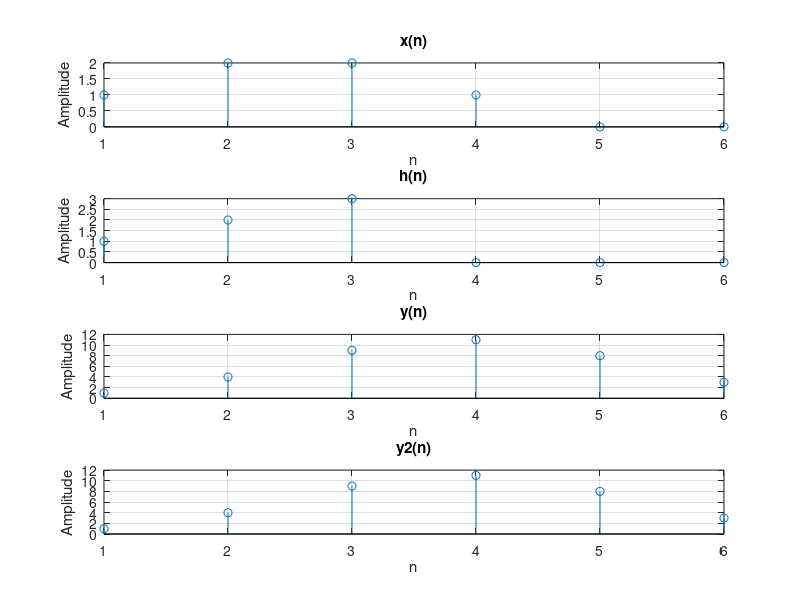

MATLAB code to generate this figure:
%% Title: Linear Convolution of discrete sequences
% Exp 2: To obtain the linear convolution of two finite length sequences

close all; clear, clc;
%x = input('Enter x(n): ');
%h = input('Enter h(n): ');
% x = [1,2,3,4,5];    
% h = [5,8,3,5,5,6];  
 x = [1,2,2,1] % input sequence
 h = [1,2,3]   % system response
m = length(x);
n = length(h);

% Pad Zeros to make length uniform
X = [x, zeros(1,n-1)];
H = [h, zeros(1,m-1)];
for i = 1:1:n+m-1
    Y(i)=0;
    for j =1:1:m
        if(i-j+1>0)
            Y(i)= Y(i)+X(j)*H(i-j+1);
        end
        
    end
end
Y
Y2 = conv(x,h)
subplot(4,1,1);
stem(X);
xlabel("n");
ylabel("Amplitude")
title("x(n)")
grid on;

subplot(4,1,2);
stem(H);
xlabel("n");
ylabel("Amplitude")
title("h(n)")
grid on;

subplot(4,1,3);
stem(Y);
xlabel("n");
ylabel("Amplitude")
title("y(n)")
grid on;

subplot(4,1,4);
stem(Y2);
xlabel("n");
ylabel("Amplitude")
title("y2(n)")
grid on;